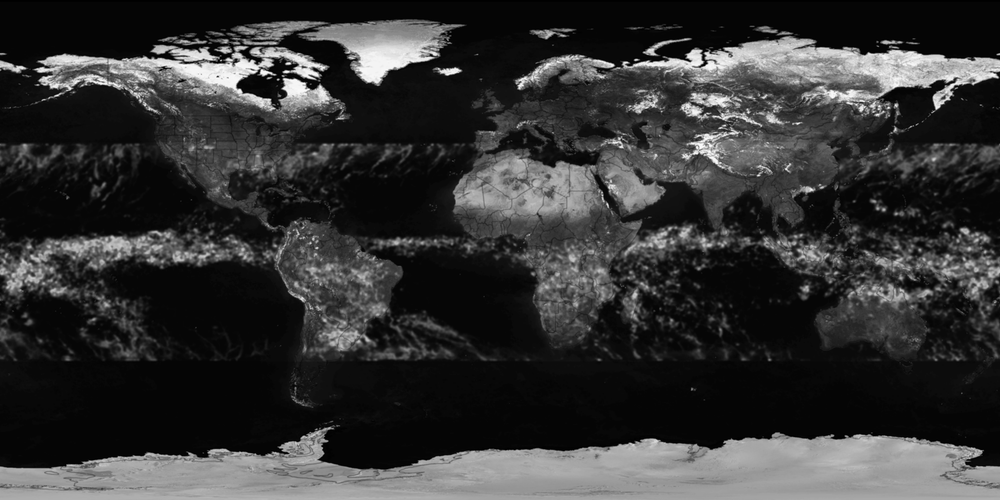
#> input picture imagens/Fig0622(a)(tropical_rain_grayscale.tif, 1000 x 500 px, shrunk from 2700 x 1349 before the run, found by its file name
$ python main.py
#> lines starting #> are read from the running program, lines starting #| are printed output that depends on the picture
'''
Este programa é parte dos trabalhos práticos do segundo bimestre
da disciplina de Processamento Digital de Imagens,
ministrada na FCT-UNESP em 2022.

Autores:
Carlos Eduardo Fernandes de Santana
Daniel Henrique Serezane Pereira

///

Aula 10.1
Prática:
1) Implementar o Laplaciano e o Laplaciano da Gaussiana (LoG) exibindo os dois resultados lado a lado
2) Normalizar ou Equalizar as imagens resultantes, para uma boa visualização
'''

from PIL import Image
from numpy import array as nparray, empty
from numba import njit

@njit
def colorizar(img):
    width, height = img.shape[:2]

    # Loopando e aplicando pseudocores
    subs = empty(3)
    for i in range(width):
        for j in range(height):
            tom = img[i, j][0]
            if(tom < 64):
                subs[0] = 0
                subs[1] = 0
                subs[2] = tom * 4
            elif(tom >= 64 and tom < 128):
                subs[0] = 0
                subs[1] = (tom - 64) * 4
                subs[2] = 255
            elif(tom >= 128 and tom < 192):
                subs[0] = 0
                subs[1] = 255
                subs[2] = 255 - ((tom - 128) * 4)
            elif(tom >= 192):
                subs[0] = (tom - 192) * 4
                subs[1] = 255
                subs[2] = 0
            img[i, j] = subs

# Abrindo imagem e representando como matriz
# Já fazemos a conversão de escala de cinza para RGB
# (a imagem mantém-se cinza, mas cada tom agora está em uma cor RGB)
img = nparray(Image.open("imagens/Fig0622(a)(tropical_rain_grayscale.tif").convert('RGB'))

colorizar(img)
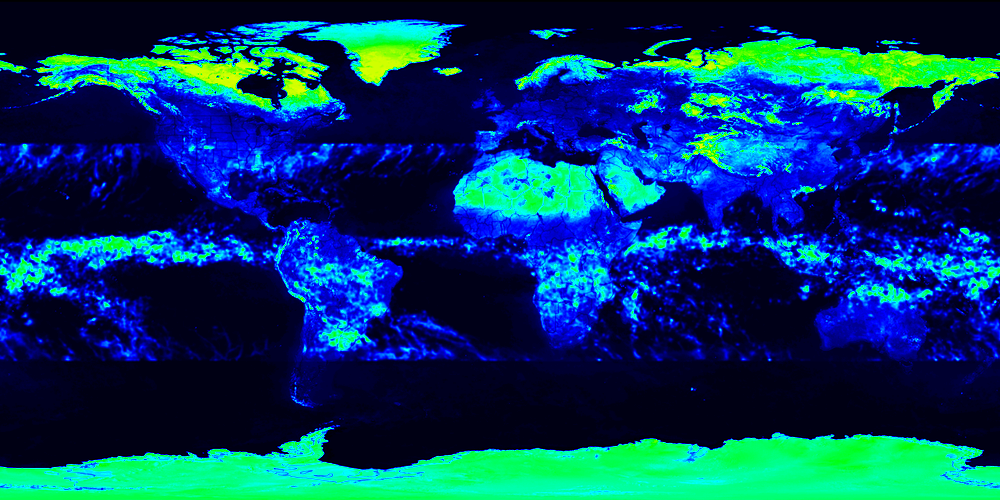
#> img: shape (500, 1000, 3); mean R, G, B 2.7, 57.5, 99.4

# Remontando e exibindo a imagem após a colorização
img = Image.fromarray(img)
img.show()
